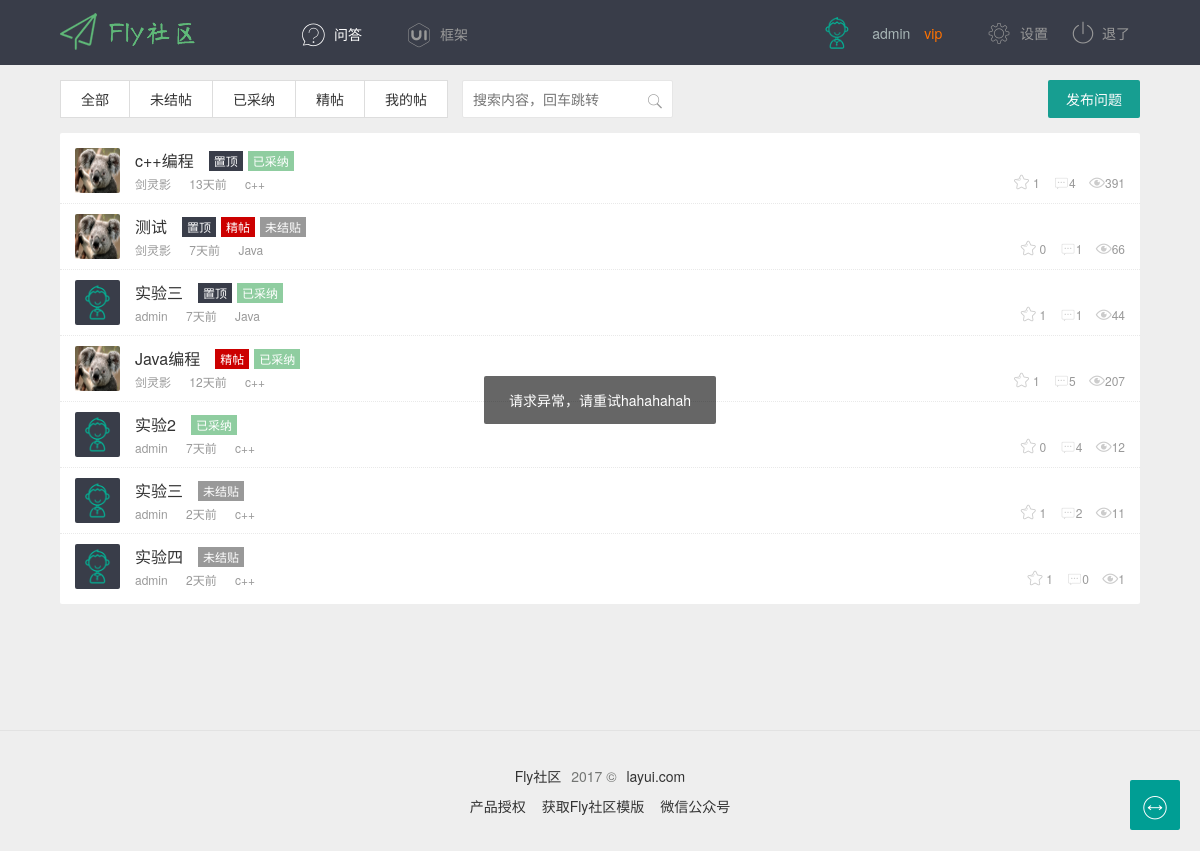
/jie/page/1 (signed in), run on the app's committed database.
### myweb/models.py (models this page shows, shortened)
class Webuser(models.Model):#用户表
    id = models.AutoField(primary_key=True)  # ID
    user=models.OneToOneField(User)#user一对一
    avatar=models.ImageField(upload_to='avatar',blank=True,null=True,default='static/images/avatar/default.png')#头像
    score=models.IntegerField(default=0)#积分
    desc=models.TextField(blank=True,null=True)#签名
    city=models.TextField(max_length=50,blank=True,null=True)#城市
    sex=models.IntegerField(default=0)#0为男，1为女
    qq=models.TextField(max_length=12,blank=True,null=True)
    weibo=models.TextField(max_length=50,blank=True,null=True)
    collection=models.ManyToManyField('Article')#文章收藏，与文章多对多

class Article(models.Model):
    aid=models.AutoField(primary_key=True)
    title=models.CharField(max_length=50,default="这是标题")#文章标题
    content=models.TextField()#正文
    creator=models.ForeignKey(Webuser,default=None)#作者
    pubTime=models.DateTimeField(auto_now_add=True)#发布时间
    parentID=models.ForeignKey('self',default=0)#父贴。0表示为文章，否则为回复
    score=models.IntegerField(default=0,null=True)#帖子悬赏积分
    attach=models.ForeignKey(Attachment,null=True)#帖子附加信息
    Article_Category = models.ManyToManyField('Category')#文章目录

class Category(models.Model):#目录表
    cid=models.CharField(primary_key=True,max_length=50)
    category=models.CharField(max_length=50)#目录名
    group=models.CharField(max_length=50)#目录分组

class Attachment(models.Model):
    id = models.AutoField(primary_key=True)#附件ID
    price=models.IntegerField(default=0)#附件下载所需积分
    data=models.FilePathField(default='/')#附件路径
    isTop=models.IntegerField(default=0)#是否置顶
    isPicked=models.IntegerField(default=0)#是否加精（文章时）|采纳（回复时）
    isFinish=models.IntegerField(default=0)#是否完结
    clicks=models.IntegerField(default=0)#点击数（文章时）|点赞数（回复时）
    replys=models.IntegerField(default=0)#回复数
    votes=models.ManyToManyField('Webuser')#点赞数

### myweb/views.py (the view)
# urls.py: url(r'^jie/page/(\d+)$', myview.jieindex, name='jieindex'),#问答的特定页
def jieindex(request,page=1):
    if request.user.is_authenticated():#用户认证
        page=int(page)
        webuser = Webuser.objects.get(user_id=request.user.id)#获取用户
        num=Article.objects.filter(parentID=0).count()#获取文章总数
        num=int(num/10)+1#总页数
        start=10*(page-1)#起始页
        end=start+10#结束页
        articles=Article.objects.filter(parentID=0).order_by("pubTime").order_by("-attach__isTop")[start:end]#获取始末区间文章
        result={
            "curr":page,#当前页
            "num":num#总页数
        }
        return render(request, 'website/jie/index.html',{'webuser':webuser,"articles":articles,'result':json.dumps(result)})
    else:
        return render(request, 'website/user/login.html')

### myweb/templates/website/jie/index.html (shortened to what this page needs)
{% extends "base.html"%}
  {% load static %}
{% block content%}
<div class="main layui-clear">
  <div class="wrap">
    <div class="content" style="margin-right:0">
      <div class="fly-tab">
        <span>
          <a href="{% url 'jieindex' 1%}">全部</a>
          <a href="{% url 'jietie' "unsolved" 1%}">未结帖</a>
          <a href="{% url 'jietie' "solved" 1%}">已采纳</a>
          <a href="{% url 'jietie' "picked" 1%}">精帖</a>
          <a href="{% url 'userindex' %}">我的帖</a>
        </span>
        <form action="http://cn.bing.com/search" class="fly-search">
          <i class="iconfont icon-sousuo"></i>
          <input class="layui-input" autocomplete="off" placeholder="搜索内容，回车跳转" type="text" name="q">
        </form>
        <a href="{% url 'jieadd' %}" class="layui-btn jie-add">发布问题</a>
      </div>
{% if articles  %}
      <ul class="fly-list">
          {% for article in articles %}
        <li class="fly-list-li">
          <a href="{% url 'userhome' article.creator.user.id %}" class="fly-list-avatar">
            <img src="/{{ article.creator.avatar}}" alt="">
          </a>
          <h2 class="fly-tip">
            <a href="{% url 'jiedetail'  article.aid %}">{{ article.title }}</a>
              {% if article.attach.isTop == 1 %}
            <span class="fly-tip-stick">置顶</span>
              {% endif %}{%if article.attach.isPicked == 1%}
            <span class="fly-tip-jing">精帖</span>
          {% endif %}
          {%if article.attach.isFinish == 0 %}
          <span>未结贴</span>
            {% elif article.attach.isFinish == 1%}
           <span class="fly-tip-jie">已采纳</span>
            {% endif %}
          </h2>
          <p>
            <span><a href="{% url 'userhome' article.creator.user.id %}">{{ article.creator.user.username }}</a></span>
            <span>
            </span>
            <span>{{ article.Article_Category.values_list.0.1 }}</span>
            <span class="fly-list-hint">
              <i class="layui-icon" title="点赞">&#xe600;</i> {{ article.attach.votes.count }}
              <i class="iconfont" title="回答">&#xe60c;</i>{{ article.attach.replys }}
              <i class="iconfont" title="人气">&#xe60b;</i>{{ article.attach.clicks }}
            </span>
          </p>
        </li>
       {% endfor %}
      </ul>
{% else %}
      <div class="fly-none">并无相关数据</div>
{% endif %}
    </div>
  </div>
</div>
{% endblock %}

### templates/base.html (shortened to what this page needs)
  {% load static %}
<!DOCTYPE html>
<html lang="en">
<head>
  <link rel="stylesheet" href="{% static 'layui/css/layui.css' %}">
  <link rel="stylesheet" href="{% static  'css/global.css' %}">
  <link rel="stylesheet" data-href="{% static  'css/full.css' %}" class="fly-style" id="style">
</head>
<body>
<div class="header">
  <div class="main">
    <a class="logo" href="/" title="Fly">Fly社区</a>
    <div class="nav">
      <a class="nav-this" href="{% url 'jieindex' 1 %}">
        <i class="iconfont icon-wenda"></i>问答
      </a>
      <a href="http://www.layui.com/" target="_blank">
        <i class="iconfont icon-ui"></i>框架
      </a>
    </div>
    <div class="nav-user">
{% if request.user.is_authenticated %}
      <a class="avatar" href="{% url 'userhome' request.user.id %}">
        <img src="/{{ webuser.avatar }}">
        <cite>{{ request.user.username}}</cite>
        <i>vip</i>
      </a>
      <div class="nav">
        <a href="{% url 'userset' %}"><i class="iconfont icon-shezhi"></i>设置</a>
        <a href="{% url 'userlogout' %}"><i class="iconfont icon-tuichu" style="top: 0; font-size: 22px;"></i>退了</a>
      </div>
        {% endif %}
    </div>
  </div>
</div>
{% block content %}{% endblock %}
<div class="footer">
  <p><a href="http://fly.layui.com/">Fly社区</a> 2017 &copy; <a href="http://www.layui.com/">layui.com</a></p>
  <p>
    <a href="http://fly.layui.com/auth/get" target="_blank">产品授权</a>
    <a href="http://fly.layui.com/jie/8157.html" target="_blank">获取Fly社区模版</a>
    <a href="http://fly.layui.com/jie/2461.html" target="_blank">微信公众号</a>
  </p>
</div>
</body>
</html>

### static/layui/css/layui.css (style rules this page uses)
.layui-laypage a,a { text-decoration:none }
.layui-btn,.layui-inline,img { vertical-align:middle }
.layui-btn,.layui-unselect { -webkit-user-select:none;-ms-user-select:none;-moz-user-select:none }
.layui-btn,.layui-tree li i,.layui-unselect { -moz-user-select:none }
blockquote,body,button,dd,div,dl,dt,form,h1,h2,h3,h4,h5,h6,input,li,ol,p,pre,td,textarea,th,ul { margin:0;padding:0;-webkit-tap-highlight-color:rgba(0,0,0,0) }
img { display:inline-block;border:none }
li { list-style:none }
h1,h2,h3 { font-size:14px;font-weight:400 }
button,input,optgroup,option,select,textarea { font-family:inherit;font-size:inherit;font-style:inherit;font-weight:inherit;outline:0 }
.layui-icon { font-family:layui-icon!important;font-size:16px;font-style:normal;-webkit-font-smoothing:antialiased;-moz-osx-font-smoothing:grayscale }
body { line-height:24px;font:14px Helvetica Neue,Helvetica,PingFang SC,\5FAE\8F6F\96C5\9ED1,Tahoma,Arial,sans-serif }
a { color:#333 }
a cite { font-style:normal;*cursor:pointer }
.layui-clear { clear:both;*zoom:1 }
.layui-clear:after { content:'\20';clear:both;*zoom:1;display:block;height:0 }
.layui-btn,.layui-input,.layui-select,.layui-textarea,.layui-upload-button { outline:0;-webkit-transition:border-color .3s cubic-bezier(.65,.05,.35,.5);transition:border-color .3s cubic-bezier(.65,.05,.35,.5);-webkit-box-sizing:border-box!important;-moz-box-sizing:border-box!important;box-sizing:border-box!important }
.layui-btn { display:inline-block;height:38px;line-height:38px;padding:0 18px;background-color:#009688;color:#fff;white-space:nowrap;text-align:center;font-size:14px;border:none;border-radius:2px;cursor:pointer;opacity:.9;filter:alpha(opacity=90) }
.layui-input,.layui-select,.layui-textarea { height:38px;line-height:38px;line-height:36px\9;border:1px solid #e6e6e6;background-color:#fff;border-radius:2px }
.layui-input,.layui-textarea { display:block;width:100%;padding-left:10px }

### data on the page
Webuser: avatar (placeholder picture)
Article: creator.avatar (picture), title "c++编程", shows "置顶", shows "已采纳", creator.user.username "剑灵影", Article_Category.values_list.0.1 "c++", attach.votes.count "1", attach.replys "4", attach.clicks "391"
Article: creator.avatar (picture), title "测试", shows "置顶", shows "精帖", shows "未结贴", creator.user.username "剑灵影", Article_Category.values_list.0.1 "Java", attach.votes.count "0", attach.replys "1", attach.clicks "66"
Article: creator.avatar (placeholder picture), title "实验三", shows "置顶", shows "已采纳", creator.user.username "admin", Article_Category.values_list.0.1 "Java", attach.votes.count "1", attach.replys "1", attach.clicks "44"
Article: creator.avatar (picture), title "Java编程", shows "精帖", shows "已采纳", creator.user.username "剑灵影", Article_Category.values_list.0.1 "c++", attach.votes.count "1", attach.replys "5", attach.clicks "207"
Article: creator.avatar (placeholder picture), title "实验2", shows "已采纳", creator.user.username "admin", Article_Category.values_list.0.1 "c++", attach.votes.count "0", attach.replys "4", attach.clicks "12"
Article: creator.avatar (placeholder picture), title "实验三", shows "未结贴", creator.user.username "admin", Article_Category.values_list.0.1 "c++", attach.votes.count "1", attach.replys "2", attach.clicks "11"
Article: creator.avatar (placeholder picture), title "实验四", shows "未结贴", creator.user.username "admin", Article_Category.values_list.0.1 "c++", attach.votes.count "1", attach.replys "0", attach.clicks "1"

### other printed values
{{ request.user.username }} "admin"
